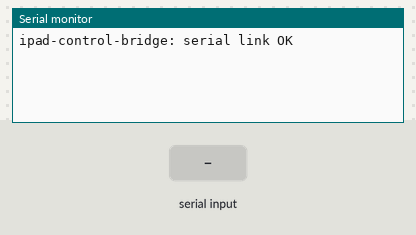
Recording of a sketch running on a simulated Seeed XIAO ESP32-S3. Shown: the last lines printed to the serial monitor. The test bench sets the inputs (shaded band).

Above: at 2.2 s.
2.3 s: "1\n" received over Serial
At 3.5 s:
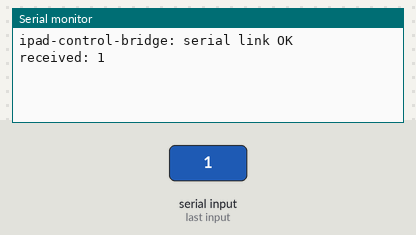
3.8 s: "0\n" received over Serial
At 4.5 s:
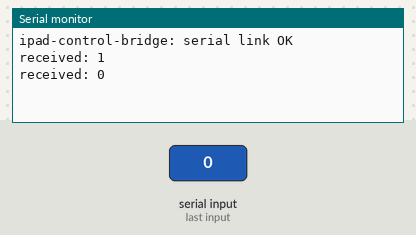
5.3 s: "2\n" received over Serial
At 6.8 s:
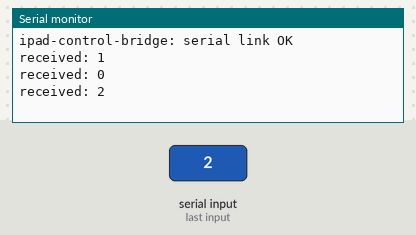

Measured:
- after the input at 2.3 s, the serial monitor: prints a new line at once (image 1)
- after the input at 3.8 s, the serial monitor: prints a new line at once (image 2)
- after the input at 5.3 s, the serial monitor: prints a new line at once (image 3)

The sketch:

serial_test.ino
```cpp
// First hardware check for the XIAO ESP32-S3.
// Upload this before adding BLE HID control.

void setup() {
    Serial.begin(115200);
    delay(1000);
    Serial.println("ipad-control-bridge: serial link OK");
}

void loop() {
    if (Serial.available() > 0) {
        const String command = Serial.readStringUntil('\n');
        Serial.print("received: ");
        Serial.println(command);
    }
    delay(10);
}
```
